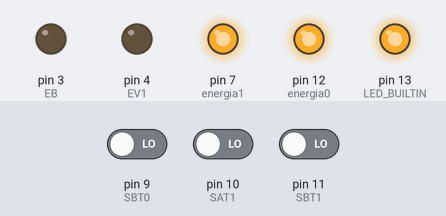
The sketch below on a simulated Arduino Uno, built with avr-gcc and run on an emulated ATmega328P. On the bench: output pins drawn as LEDs (lit = HIGH). Dashed ring = blinking. Inputs (shaded band) come from the test bench; at power-on: pin 11 (SBT1) LOW, pin 10 (SAT1) LOW, pin 9 (SBT0) LOW.

Above: at 8.8 s.
8.9 s: pin 11 (SBT1) driven HIGH
At 13.3 s:
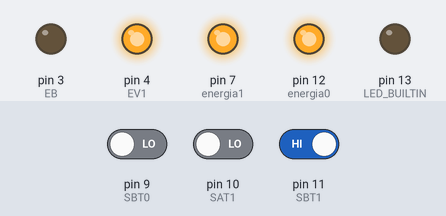
16.5 s: pin 10 (SAT1) driven HIGH
At 21.3 s:
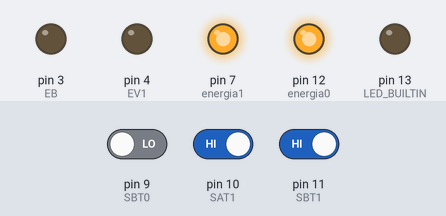
25.8 s: pin 10 (SAT1) driven LOW
At 26.3 s:
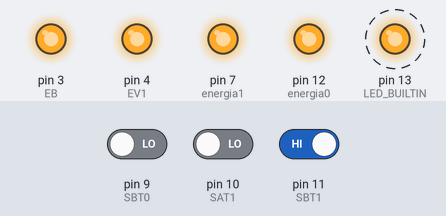
30.8 s: pin 9 (SBT0) driven HIGH
At 31.3 s:
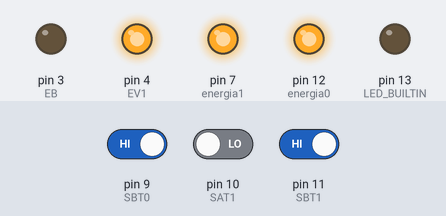
Timing chart, 0 to 37.1 s (numbered marks = the images above; inputs shaded):
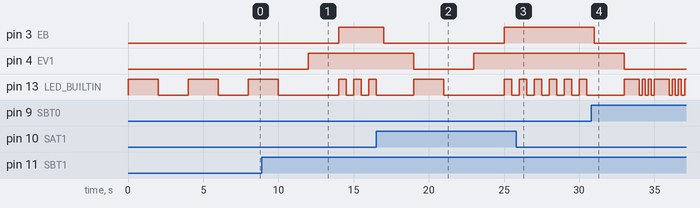

Measured:
- after the input at 8.9 s, pin 3 (EB): LOW → HIGH after 5.1 s; pin 4 (EV1): LOW → HIGH after 3.1 s
- after the input at 16.5 s, pin 3 (EB): HIGH → LOW after 0.50 s, → HIGH 8.0 s later; pin 4 (EV1): HIGH → LOW after 2.5 s, → HIGH 4.0 s later
- after the input at 25.8 s, pin 3 (EB): stays HIGH (without the input it goes to LOW after 0.20 s); pin 4 (EV1): stays HIGH (without the input it goes to LOW after 2.2 s)
- after the input at 30.8 s, pin 3 (EB): HIGH → LOW after 0.20 s; pin 4 (EV1): HIGH → LOW after 2.2 s

The sketch:

waterPump_control_proyect.ino
```cpp
// Cuando SAT1 y 0 estan e HIGH es que estan llenos
 // Cuando SBT1 y 0 estan e HIGH es que estan vacios

//  Actuadores
#define EB 3    //  enable bomba
#define EV1 4 //  enable valvula 1
//Ya no hay electro valvula0 (#define EV0 5)

  //  Sensores
#define energia1 7    // Señal para los sensores
// Ya no se necesita este sensor  (#define SAT0 8 )
#define SBT0 9    //  Sensor bajo Tinaco 0 o tinaco de abajo
#define SAT1 10   //  Sensor alto Tinaco 1 o tinaco de arriba
#define SBT1 11   //  Sensor bajo Tinaco 1 o tinaco de arriba
#define energia0 12   // Señal para los sensores

//banderas
bool Bajotinaco000 = false;
// Ya no se necesita esta bandera (bool Altotinaco000 = false;)
bool Bajotinaco111 = false;
bool Altotinaco111 = false;

//Variable de tiempo
#define tiempoLlenado 3600 // El valor en segundos seria de 2n
#define tiempoBomba 10800 // El valor en segundos seria s = n


void setup() {
  pinMode(EB, OUTPUT);
//  pinMode(EV0, OUTPUT);
  pinMode(EV1, OUTPUT);
  digitalWrite(EB, LOW);
//  digitalWrite(EV0, LOW);
  digitalWrite(EV1, LOW);

  pinMode(energia0, OUTPUT);
  pinMode(energia1, OUTPUT);
  digitalWrite(energia0, HIGH);
  digitalWrite(energia1, HIGH);

  pinMode(LED_BUILTIN, OUTPUT);
  digitalWrite(LED_BUILTIN, LOW);


}

void loop() {

  Bajotinaco111 = digitalRead(SBT1);
  if (Bajotinaco111 == true){   // Esta abierto cuando no hay agua   ; cuando falta el agua arriba
    //  Osea que falta agua arriba

    do{   // Mientras se llena arriba
        Bajotinaco000 = digitalRead(SBT0);
        if(Bajotinaco000 == false){    // Si hay agua en el tinaco de abajo

            Elevacion_de_agua();

        }

        Altotinaco111 = digitalRead(SAT1);

        if(Altotinaco111 == false){

              Espera();
        }


    } while(Altotinaco111 == false);

  }
  digitalWrite(LED_BUILTIN, HIGH);
  delay(2000);
  digitalWrite(LED_BUILTIN, LOW);
  delay(2000);
}


void Elevacion_de_agua(){
  int i = 0;
  //Abrimos valvula 1
  digitalWrite(EV1, HIGH);
  delay(2000);
  //Enciende la bomba
  digitalWrite(EB, HIGH);

  do {  // Esperamos que pase cualquiera de ambas
    digitalWrite(LED_BUILTIN, HIGH);
    delay(500);                             //  Mientras trabaja la bomba dejamos trabajando el led
    digitalWrite(LED_BUILTIN, LOW);
    delay(500);

    // leemos sensores
    Bajotinaco000 = digitalRead(SBT0);
    Altotinaco111 = digitalRead(SAT1);

    i++;
    if (i > tiempoBomba) break;

  }while(Bajotinaco000 == false && Altotinaco111 == false);

  //Apaga la bomba
  digitalWrite(EB, LOW);
  delay(2000);
  digitalWrite(EV1, LOW);
}


void Espera(){
  for(int j=0; j< tiempoLlenado; j++){
    digitalWrite(LED_BUILTIN, HIGH);
    delay(1000);                             //  Mientras se llena solo el
    digitalWrite(LED_BUILTIN, LOW);
    delay(200);
    digitalWrite(LED_BUILTIN, HIGH);
    delay(200);
    digitalWrite(LED_BUILTIN, LOW);
    delay(200);
    digitalWrite(LED_BUILTIN, HIGH);
    delay(200);
    digitalWrite(LED_BUILTIN, LOW);
    delay(200);
  }
}
```
